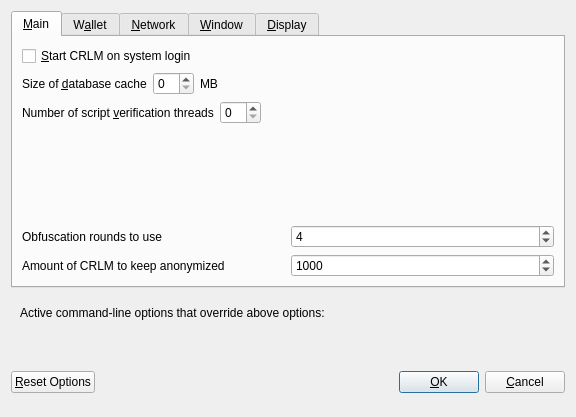
<?xml version="1.0" encoding="UTF-8"?>
<ui version="4.0">
 <class>OptionsDialog</class>
 <widget class="QDialog" name="OptionsDialog">
  <property name="geometry">
   <rect>
    <x>0</x>
    <y>0</y>
    <width>576</width>
    <height>417</height>
   </rect>
  </property>
  <property name="windowTitle">
   <string>Options</string>
  </property>
  <property name="modal">
   <bool>true</bool>
  </property>
  <layout class="QVBoxLayout" name="verticalLayout">
   <item>
    <widget class="QTabWidget" name="tabWidget">
     <property name="currentIndex">
      <number>0</number>
     </property>
     <widget class="QWidget" name="tabMain">
      <attribute name="title">
       <string>&amp;Main</string>
      </attribute>
      <layout class="QVBoxLayout" name="verticalLayout_Main">
       <item>
        <widget class="QCheckBox" name="bitcoinAtStartup">
         <property name="toolTip">
          <string>Automatically start CRLM after logging in to the system.</string>
         </property>
         <property name="text">
          <string>&amp;Start CRLM on system login</string>
         </property>
        </widget>
       </item>
       <item>
        <layout class="QHBoxLayout" name="horizontalLayout_2_Main">
         <item>
          <widget class="QLabel" name="databaseCacheLabel">
           <property name="text">
            <string>Size of &amp;database cache</string>
           </property>
           <property name="textFormat">
            <enum>Qt::PlainText</enum>
           </property>
           <property name="buddy">
            <cstring>databaseCache</cstring>
           </property>
          </widget>
         </item>
         <item>
          <widget class="QSpinBox" name="databaseCache"/>
         </item>
         <item>
          <widget class="QLabel" name="databaseCacheUnitLabel">
           <property name="text">
            <string>MB</string>
           </property>
           <property name="textFormat">
            <enum>Qt::PlainText</enum>
           </property>
          </widget>
         </item>
         <item>
          <spacer name="horizontalSpacer_2_Main">
           <property name="orientation">
            <enum>Qt::Horizontal</enum>
           </property>
           <property name="sizeHint" stdset="0">
            <size>
             <width>40</width>
             <height>20</height>
            </size>
           </property>
          </spacer>
         </item>
        </layout>
       </item>
       <item>
        <layout class="QHBoxLayout" name="horizontalLayout_3_Main">
         <item>
          <widget class="QLabel" name="threadsScriptVerifLabel">
           <property name="text">
            <string>Number of script &amp;verification threads</string>
           </property>
           <property name="textFormat">
            <enum>Qt::PlainText</enum>
           </property>
           <property name="buddy">
            <cstring>threadsScriptVerif</cstring>
           </property>
          </widget>
         </item>
         <item>
          <widget class="QSpinBox" name="threadsScriptVerif">
           <property name="toolTip">
            <string>(0 = auto, &lt;0 = leave that many cores free)</string>
           </property>
          </widget>
         </item>
         <item>
          <spacer name="horizontalSpacer_3_Main">
           <property name="orientation">
            <enum>Qt::Horizontal</enum>
           </property>
           <property name="sizeHint" stdset="0">
            <size>
             <width>40</width>
             <height>20</height>
            </size>
           </property>
          </spacer>
         </item>
        </layout>
       </item>
       <item>
        <spacer name="verticalSpacer_Main">
         <property name="orientation">
          <enum>Qt::Vertical</enum>
         </property>
         <property name="sizeHint" stdset="0">
          <size>
           <width>20</width>
           <height>40</height>
          </size>
         </property>
        </spacer>
       </item>
       <item>
        <layout class="QHBoxLayout" name="horizontalLayout_4_Main">
         <item>
          <widget class="QLabel" name="label">
           <property name="toolTip">
            <string>This setting determines the amount of individual masternodes that an input will be anonymized through.&lt;br/&gt;More rounds of anonymization gives a higher degree of privacy, but also costs more in fees.</string>
           </property>
           <property name="text">
            <string>Obfuscation rounds to use</string>
           </property>
          </widget>
         </item>
         <item>
          <widget class="QSpinBox" name="obfuscationRounds">
           <property name="minimum">
            <number>2</number>
           </property>
           <property name="maximum">
            <number>8</number>
           </property>
           <property name="value">
            <number>4</number>
           </property>
          </widget>
         </item>
        </layout>
       </item>
       <item>
        <layout class="QHBoxLayout" name="horizontalLayout">
         <item>
          <widget class="QLabel" name="label_2">
           <property name="toolTip">
            <string>This amount acts as a threshold to turn off Obfuscation once it's reached.</string>
           </property>
           <property name="statusTip">
            <string notr="true"/>
           </property>
           <property name="whatsThis">
            <string notr="true"/>
           </property>
           <property name="accessibleName">
            <string notr="true"/>
           </property>
           <property name="accessibleDescription">
            <string notr="true"/>
           </property>
           <property name="text">
            <string>Amount of CRLM to keep anonymized</string>
           </property>
          </widget>
         </item>
         <item>
          <widget class="QSpinBox" name="anonymizeCRLM">
           <property name="minimum">
            <number>100</number>
           </property>
           <property name="maximum">
            <number>100000</number>
           </property>
           <property name="singleStep">
            <number>100</number>
           </property>
           <property name="value">
            <number>1000</number>
           </property>
          </widget>
         </item>
        </layout>
       </item>
      </layout>
     </widget>
     <widget class="QWidget" name="tabWallet">
      <attribute name="title">
       <string>W&amp;allet</string>
      </attribute>
      <layout class="QVBoxLayout" name="verticalLayout_Wallet">
       <item>
        <widget class="QGroupBox" name="groupBox">
         <property name="title">
          <string>Expert</string>
         </property>
         <layout class="QVBoxLayout" name="verticalLayout_2">
          <item>
           <widget class="QCheckBox" name="coinControlFeatures">
            <property name="toolTip">
             <string>Whether to show coin control features or not.</string>
            </property>
            <property name="text">
             <string>Enable coin &amp;control features</string>
            </property>
           </widget>
          </item>
          <item>
           <widget class="QCheckBox" name="showMasternodesTab">
            <property name="toolTip">
             <string>Show additional tab listing all your masternodes in first sub-tab&lt;br/&gt;and all masternodes on the network in second sub-tab.</string>
            </property>
            <property name="text">
             <string>Show Masternodes Tab</string>
            </property>
           </widget>
          </item>
          <item>
           <widget class="QCheckBox" name="spendZeroConfChange">
            <property name="toolTip">
             <string>If you disable the spending of unconfirmed change, the change from a transaction&lt;br/&gt;cannot be used until that transaction has at least one confirmation.&lt;br/&gt;This also affects how your balance is computed.</string>
            </property>
            <property name="text">
             <string>&amp;Spend unconfirmed change</string>
            </property>
           </widget>
          </item>
         </layout>
        </widget>
       </item>
       <item>
        <spacer name="verticalSpacer_Wallet">
         <property name="orientation">
          <enum>Qt::Vertical</enum>
         </property>
         <property name="sizeHint" stdset="0">
          <size>
           <width>20</width>
           <height>40</height>
          </size>
         </property>
        </spacer>
       </item>
      </layout>
     </widget>
     <widget class="QWidget" name="tabNetwork">
      <attribute name="title">
       <string>&amp;Network</string>
      </attribute>
      <layout class="QVBoxLayout" name="verticalLayout_Network">
       <item>
        <widget class="QCheckBox" name="mapPortUpnp">
         <property name="toolTip">
          <string>Automatically open the CRLM client port on the router. This only works when your router supports UPnP and it is enabled.</string>
         </property>
         <property name="text">
          <string>Map port using &amp;UPnP</string>
         </property>
        </widget>
       </item>
       <item>
        <widget class="QCheckBox" name="allowIncoming">
         <property name="toolTip">
          <string>Accept connections from outside</string>
         </property>
         <property name="text">
          <string>Allow incoming connections</string>
         </property>
        </widget>
       </item>
       <item>
        <widget class="QCheckBox" name="connectSocks">
         <property name="toolTip">
          <string>Connect to the CRLM network through a SOCKS5 proxy.</string>
         </property>
         <property name="text">
          <string>&amp;Connect through SOCKS5 proxy (default proxy):</string>
         </property>
        </widget>
       </item>
       <item>
        <layout class="QHBoxLayout" name="horizontalLayout_1_Network">
         <item>
          <widget class="QLabel" name="proxyIpLabel">
           <property name="text">
            <string>Proxy &amp;IP:</string>
           </property>
           <property name="textFormat">
            <enum>Qt::PlainText</enum>
           </property>
           <property name="buddy">
            <cstring>proxyIp</cstring>
           </property>
          </widget>
         </item>
         <item>
          <widget class="QValidatedLineEdit" name="proxyIp">
           <property name="minimumSize">
            <size>
             <width>140</width>
             <height>0</height>
            </size>
           </property>
           <property name="maximumSize">
            <size>
             <width>140</width>
             <height>16777215</height>
            </size>
           </property>
           <property name="toolTip">
            <string>IP address of the proxy (e.g. IPv4: 127.0.0.1 / IPv6: ::1)</string>
           </property>
          </widget>
         </item>
         <item>
          <widget class="QLabel" name="proxyPortLabel">
           <property name="text">
            <string>&amp;Port:</string>
           </property>
           <property name="textFormat">
            <enum>Qt::PlainText</enum>
           </property>
           <property name="buddy">
            <cstring>proxyPort</cstring>
           </property>
          </widget>
         </item>
         <item>
          <widget class="QLineEdit" name="proxyPort">
           <property name="minimumSize">
            <size>
             <width>55</width>
             <height>0</height>
            </size>
           </property>
           <property name="maximumSize">
            <size>
             <width>55</width>
             <height>16777215</height>
            </size>
           </property>
           <property name="toolTip">
            <string>Port of the proxy (e.g. 9050)</string>
           </property>
          </widget>
         </item>
         <item>
          <spacer name="horizontalSpacer_1_Network">
           <property name="orientation">
            <enum>Qt::Horizontal</enum>
           </property>
           <property name="sizeHint" stdset="0">
            <size>
             <width>40</width>
             <height>20</height>
            </size>
           </property>
          </spacer>
         </item>
        </layout>
       </item>
       <item>
        <spacer name="verticalSpacer_Network">
         <property name="orientation">
          <enum>Qt::Vertical</enum>
         </property>
         <property name="sizeHint" stdset="0">
          <size>
           <width>20</width>
           <height>40</height>
          </size>
         </property>
        </spacer>
       </item>
      </layout>
     </widget>
     <widget class="QWidget" name="tabWindow">
      <attribute name="title">
       <string>&amp;Window</string>
      </attribute>
      <layout class="QVBoxLayout" name="verticalLayout_Window">
       <item>
        <widget class="QCheckBox" name="minimizeToTray">
         <property name="toolTip">
          <string>Show only a tray icon after minimizing the window.</string>
         </property>
         <property name="text">
          <string>&amp;Minimize to the tray instead of the taskbar</string>
         </property>
        </widget>
       </item>
       <item>
        <widget class="QCheckBox" name="minimizeOnClose">
         <property name="toolTip">
          <string>Minimize instead of exit the application when the window is closed. When this option is enabled, the application will be closed only after selecting Quit in the menu.</string>
         </property>
         <property name="text">
          <string>M&amp;inimize on close</string>
         </property>
        </widget>
       </item>
       <item>
        <spacer name="verticalSpacer_Window">
         <property name="orientation">
          <enum>Qt::Vertical</enum>
         </property>
         <property name="sizeHint" stdset="0">
          <size>
           <width>20</width>
           <height>40</height>
          </size>
         </property>
        </spacer>
       </item>
      </layout>
     </widget>
     <widget class="QWidget" name="tabDisplay">
      <attribute name="title">
       <string>&amp;Display</string>
      </attribute>
      <layout class="QVBoxLayout" name="verticalLayout_Display">
       <item>
        <layout class="QHBoxLayout" name="horizontalLayout_1_Display">
         <item>
          <widget class="QLabel" name="langLabel">
           <property name="text">
            <string>User Interface &amp;language:</string>
           </property>
           <property name="textFormat">
            <enum>Qt::PlainText</enum>
           </property>
           <property name="buddy">
            <cstring>lang</cstring>
           </property>
          </widget>
         </item>
         <item>
          <widget class="QValueComboBox" name="lang">
           <property name="toolTip">
            <string>The user interface language can be set here. This setting will take effect after restarting CRLM.</string>
           </property>
          </widget>
         </item>
        </layout>
       </item>
       <item>
        <widget class="QLabel" name="label_3">
         <property name="toolTip">
          <string notr="true"/>
         </property>
         <property name="statusTip">
          <string notr="true"/>
         </property>
         <property name="whatsThis">
          <string notr="true"/>
         </property>
         <property name="accessibleName">
          <string notr="true"/>
         </property>
         <property name="text">
          <string>Language missing or translation incomplete? Help contributing translations here:
https://www.transifex.com/corallium-project/corallium-project-translations</string>
         </property>
         <property name="wordWrap">
          <bool>true</bool>
         </property>
         <property name="openExternalLinks">
          <bool>true</bool>
         </property>
         <property name="textInteractionFlags">
          <set>Qt::TextBrowserInteraction</set>
         </property>
        </widget>
       </item>
       <item>
        <layout class="QHBoxLayout" name="horizontalLayout_4_Display" stretch="0,0">
         <item>
          <widget class="QLabel" name="themeLabel">
           <property name="text">
            <string>User Interface Theme:</string>
           </property>
          </widget>
         </item>
         <item>
          <widget class="QValueComboBox" name="theme"/>
         </item>
        </layout>
       </item>
       <item>
        <widget class="Line" name="line">
         <property name="orientation">
          <enum>Qt::Horizontal</enum>
         </property>
        </widget>
       </item>
       <item>
        <layout class="QHBoxLayout" name="horizontalLayout_2_Display">
         <item>
          <widget class="QLabel" name="unitLabel">
           <property name="text">
            <string>&amp;Unit to show amounts in:</string>
           </property>
           <property name="textFormat">
            <enum>Qt::PlainText</enum>
           </property>
           <property name="buddy">
            <cstring>unit</cstring>
           </property>
          </widget>
         </item>
         <item>
          <widget class="QValueComboBox" name="unit">
           <property name="toolTip">
            <string>Choose the default subdivision unit to show in the interface and when sending coins.</string>
           </property>
          </widget>
         </item>
        </layout>
       </item>
       <item>
        <layout class="QHBoxLayout" name="horizontalLayout_5_Display">
         <item>
          <widget class="QLabel" name="digitsLabel">
           <property name="text">
            <string>Decimal digits</string>
           </property>
          </widget>
         </item>
         <item>
          <widget class="QValueComboBox" name="digits"/>
         </item>
        </layout>
       </item>
       <item>
        <layout class="QHBoxLayout" name="horizontalLayout_3_Display">
         <item>
          <widget class="QLabel" name="thirdPartyTxUrlsLabel">
           <property name="toolTip">
            <string>Third party URLs (e.g. a block explorer) that appear in the transactions tab as context menu items. %s in the URL is replaced by transaction hash. Multiple URLs are separated by vertical bar |.</string>
           </property>
           <property name="text">
            <string>Third party transaction URLs</string>
           </property>
           <property name="buddy">
            <cstring>thirdPartyTxUrls</cstring>
           </property>
          </widget>
         </item>
         <item>
          <widget class="QLineEdit" name="thirdPartyTxUrls">
           <property name="toolTip">
            <string>Third party URLs (e.g. a block explorer) that appear in the transactions tab as context menu items. %s in the URL is replaced by transaction hash. Multiple URLs are separated by vertical bar |.</string>
           </property>
          </widget>
         </item>
        </layout>
       </item>
       <item>
        <spacer name="verticalSpacer">
         <property name="orientation">
          <enum>Qt::Vertical</enum>
         </property>
         <property name="sizeHint" stdset="0">
          <size>
           <width>20</width>
           <height>40</height>
          </size>
         </property>
        </spacer>
       </item>
      </layout>
     </widget>
    </widget>
   </item>
   <item>
    <widget class="QFrame" name="frame">
     <layout class="QVBoxLayout" name="verticalLayout_Bottom">
      <item>
       <layout class="QHBoxLayout" name="horizontalLayout_Bottom">
        <item>
         <widget class="QLabel" name="overriddenByCommandLineInfoLabel">
          <property name="text">
           <string>Active command-line options that override above options:</string>
          </property>
          <property name="textFormat">
           <enum>Qt::PlainText</enum>
          </property>
         </widget>
        </item>
        <item>
         <spacer name="horizontalSpacer_Bottom">
          <property name="orientation">
           <enum>Qt::Horizontal</enum>
          </property>
          <property name="sizeHint" stdset="0">
           <size>
            <width>40</width>
            <height>20</height>
           </size>
          </property>
         </spacer>
        </item>
       </layout>
      </item>
      <item>
       <widget class="QLabel" name="overriddenByCommandLineLabel">
        <property name="text">
         <string/>
        </property>
        <property name="textFormat">
         <enum>Qt::PlainText</enum>
        </property>
        <property name="wordWrap">
         <bool>true</bool>
        </property>
       </widget>
      </item>
     </layout>
    </widget>
   </item>
   <item>
    <layout class="QHBoxLayout" name="horizontalLayout_Buttons">
     <item>
      <widget class="QPushButton" name="resetButton">
       <property name="toolTip">
        <string>Reset all client options to default.</string>
       </property>
       <property name="text">
        <string>&amp;Reset Options</string>
       </property>
       <property name="autoDefault">
        <bool>false</bool>
       </property>
      </widget>
     </item>
     <item>
      <spacer name="horizontalSpacer_1">
       <property name="orientation">
        <enum>Qt::Horizontal</enum>
       </property>
       <property name="sizeHint" stdset="0">
        <size>
         <width>40</width>
         <height>48</height>
        </size>
       </property>
      </spacer>
     </item>
     <item>
      <widget class="QLabel" name="statusLabel">
       <property name="minimumSize">
        <size>
         <width>200</width>
         <height>0</height>
        </size>
       </property>
       <property name="font">
        <font>
         <weight>75</weight>
         <bold>true</bold>
        </font>
       </property>
       <property name="text">
        <string/>
       </property>
       <property name="textFormat">
        <enum>Qt::PlainText</enum>
       </property>
       <property name="wordWrap">
        <bool>true</bool>
       </property>
      </widget>
     </item>
     <item>
      <spacer name="horizontalSpacer_2">
       <property name="orientation">
        <enum>Qt::Horizontal</enum>
       </property>
       <property name="sizeHint" stdset="0">
        <size>
         <width>40</width>
         <height>48</height>
        </size>
       </property>
      </spacer>
     </item>
     <item>
      <widget class="QPushButton" name="okButton">
       <property name="text">
        <string>&amp;OK</string>
       </property>
       <property name="autoDefault">
        <bool>false</bool>
       </property>
       <property name="default">
        <bool>true</bool>
       </property>
      </widget>
     </item>
     <item>
      <widget class="QPushButton" name="cancelButton">
       <property name="text">
        <string>&amp;Cancel</string>
       </property>
       <property name="autoDefault">
        <bool>false</bool>
       </property>
      </widget>
     </item>
    </layout>
   </item>
  </layout>
 </widget>
 <customwidgets>
  <customwidget>
   <class>QValidatedLineEdit</class>
   <extends>QLineEdit</extends>
   <header>qvalidatedlineedit.h</header>
  </customwidget>
  <customwidget>
   <class>QValueComboBox</class>
   <extends>QComboBox</extends>
   <header>qvaluecombobox.h</header>
  </customwidget>
 </customwidgets>
 <resources/>
 <connections/>
</ui>
